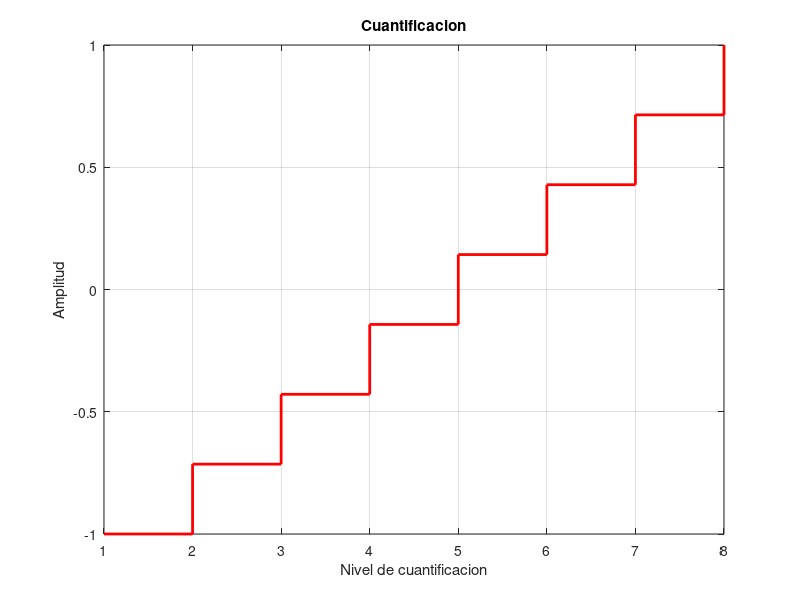

The MATLAB script that drew this image:
% Parámetros de la señal de cuantización
amplitud_maxima = 1; % Amplitud máxima de la señal
niveles = 8; % Número de niveles de cuantización

% Generar niveles de cuantización
rango = linspace(-amplitud_maxima, amplitud_maxima, niveles); % Rango de niveles de cuantización

% Graficar los niveles de cuantización en forma de escalera
figure;
stairs(rango, 'r', 'LineWidth', 2);
xlabel('Nivel de cuantificacion');
ylabel('Amplitud');
title('Cuantificacion');
grid on;

% close all
% fs=44100;
% t=0:1/fs:0.01;
% w=2*pi*500*t;
% signal=cos(w);
%  
% plot(t,signal)